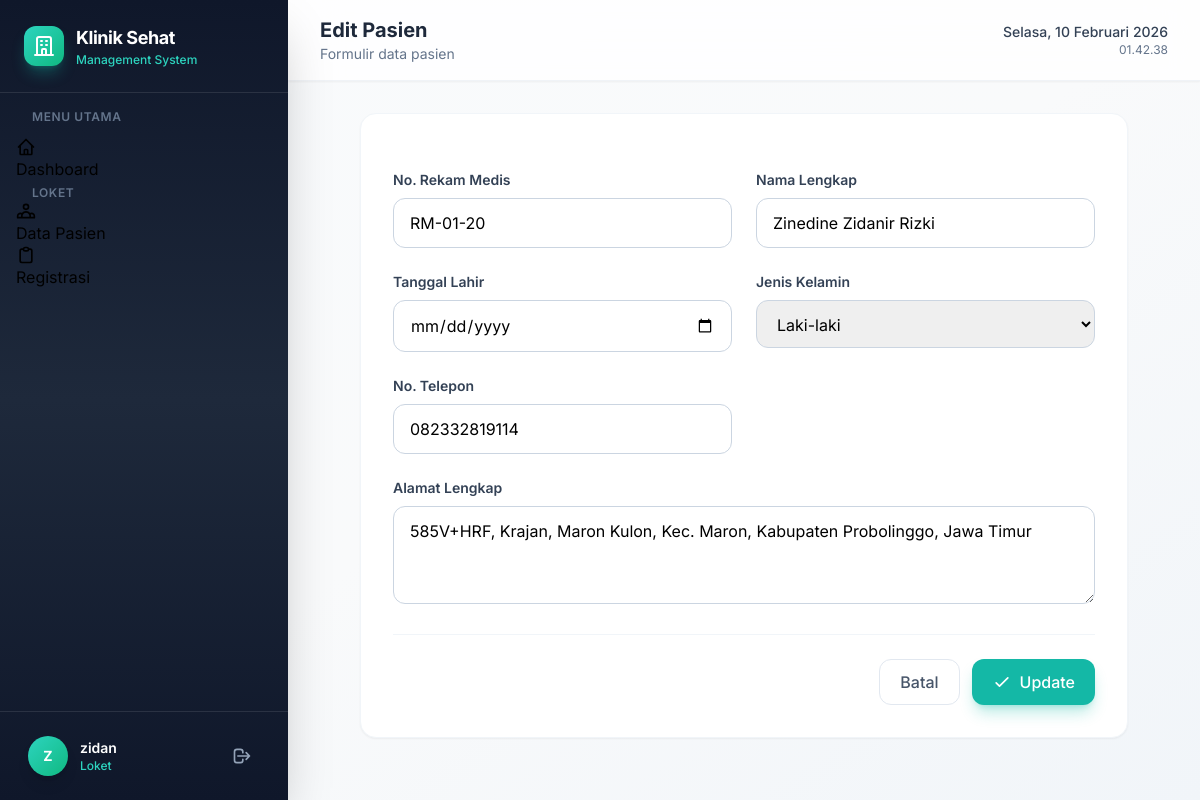
/patients/1/edit/ (signed in), run on the app's committed database.
### clinic_auth/models.py (models this page shows, shortened)
class User(AbstractUser):
    ROLE_CHOICES = [
        ("admin", "Admin"),
        ("loket", "Loket"),
        ("ugd", "UGD"),
        ("dokter", "Dokter"),
        ("farmasi", "Farmasi"),
    ]
    role = models.CharField(max_length=20, choices=ROLE_CHOICES, default="loket")
    phone = models.CharField(max_length=20, blank=True)
    class Meta:
        db_table = "users"

### patients/models.py (models this page shows, shortened)
class Patient(models.Model):
    GENDER_CHOICES = [
        ("L", "Laki-laki"),
        ("P", "Perempuan"),
    ]
    medical_record_number = models.CharField(
        max_length=20, unique=True, verbose_name="No. Rekam Medis"
    )
    name = models.CharField(max_length=100, verbose_name="Nama Lengkap")
    birth_date = models.DateField(verbose_name="Tanggal Lahir")
    gender = models.CharField(
        max_length=10, choices=GENDER_CHOICES, verbose_name="Jenis Kelamin"
    )
    address = models.TextField(verbose_name="Alamat")
    phone = models.CharField(max_length=20, verbose_name="No. Telepon")
    created_at = models.DateTimeField(auto_now_add=True)
    updated_at = models.DateTimeField(auto_now=True)
    class Meta:
        db_table = "patients"
        ordering = ["-created_at"]
        verbose_name = "Pasien"
        verbose_name_plural = "Pasien"

### patients/views.py (the view, shortened to what this page needs)
# urls.py: path("<int:pk>/edit/", views.PatientUpdateView.as_view(), name="patient-update"),
class PatientUpdateView(RoleRequiredMixin, UpdateView):
    allowed_roles = ["loket"]
    model = Patient
    form_class = PatientForm
    template_name = "patients/form.html"
    success_url = reverse_lazy("patient-list")
    def get_context_data(self, **kwargs):
        context = super().get_context_data(**kwargs)
        context["title"] = "Edit Pasien"
        context["action"] = "Update"
        return context

### clinic_auth/mixins.py (called while the page is built)
    def test_func(self):
        if not self.request.user.is_authenticated:
            return False
        if self.request.user.role == "admin":
            return True
        return self.request.user.role in self.allowed_roles

### templates/patients/form.html (shortened to what this page needs)
{% extends 'base.html' %}
{% block page_title %}{{ title }}{% endblock %}
{% block page_subtitle %}Formulir data pasien{% endblock %}
{% block content %}
<div class="max-w-3xl mx-auto">
    <div class="bg-white rounded-2xl p-8 shadow-sm border border-slate-100">
        <form method="post" class="space-y-6">
            <div class="grid grid-cols-1 md:grid-cols-2 gap-6">
                <div class="col-span-1">
                    <label class="block text-sm font-semibold text-slate-700 mb-2">No. Rekam Medis</label>
                    {{ form.medical_record_number }}
                </div>
                <div class="col-span-1">
                    <label class="block text-sm font-semibold text-slate-700 mb-2">Nama Lengkap</label>
                    {{ form.name }}
                </div>
                <div class="col-span-1">
                    <label class="block text-sm font-semibold text-slate-700 mb-2">Tanggal Lahir</label>
                    {{ form.birth_date }}
                </div>
                <div class="col-span-1">
                    <label class="block text-sm font-semibold text-slate-700 mb-2">Jenis Kelamin</label>
                    {{ form.gender }}
                </div>
                <div class="col-span-1">
                    <label class="block text-sm font-semibold text-slate-700 mb-2">No. Telepon</label>
                    {{ form.phone }}
                </div>
                <div class="col-span-full">
                    <label class="block text-sm font-semibold text-slate-700 mb-2">Alamat Lengkap</label>
                    {{ form.address }}
                </div>
            </div>
            <div class="pt-6 flex justify-end gap-3 border-t border-slate-100 mt-6">
                <a href="{% url 'patient-list' %}" class="px-5 py-2.5 rounded-xl text-slate-600 hover:bg-slate-50 border border-slate-200 font-medium transition-colors">
                    Batal
                </a>
                <button type="submit" class="px-5 py-2.5 bg-teal-500 hover:bg-teal-600 text-white rounded-xl font-medium shadow-lg shadow-teal-500/30 transition-all flex items-center gap-2">
                    <svg class="w-5 h-5" fill="none" stroke="currentColor" viewBox="0 0 24 24"><path stroke-linecap="round" stroke-linejoin="round" stroke-width="2" d="M5 13l4 4L19 7"/></svg>
                    {{ action }}
                </button>
            </div>
        </form>
    </div>
</div>
{% endblock %}

### templates/base.html (shortened to what this page needs)
{% load static %}
<!DOCTYPE html>
<html lang="id" class="h-full">
<head>
    <script src="https://cdn.tailwindcss.com"></script>
    <link href="https://cdn.jsdelivr.net/npm/heroicons@2.0.18/heroicons.min.css" rel="stylesheet">
</head>
<body class="h-full bg-gradient-to-br from-slate-50 via-gray-50 to-slate-100">
    {% if user.is_authenticated %}
    <div class="flex h-screen overflow-hidden">
        <aside id="sidebar" class="w-72 bg-gradient-to-b from-slate-900 via-slate-800 to-slate-900 flex flex-col shadow-2xl z-30 transition-all duration-300 flex-shrink-0">
            <div class="p-6 border-b border-white/10">
                <div class="flex items-center gap-3">
                    <div class="w-10 h-10 rounded-xl bg-gradient-to-br from-teal-400 to-emerald-500 flex items-center justify-center shadow-lg shadow-teal-500/30">
                        <svg class="w-6 h-6 text-white" fill="none" stroke="currentColor" viewBox="0 0 24 24">
                            <path stroke-linecap="round" stroke-linejoin="round" stroke-width="2" d="M19 21V5a2 2 0 00-2-2H7a2 2 0 00-2 2v16m14 0h2m-2 0h-5m-9 0H3m2 0h5M9 7h1m-1 4h1m4-4h1m-1 4h1m-5 10v-5a1 1 0 011-1h2a1 1 0 011 1v5m-4 0h4"/>
                        </svg>
                    </div>
                    <div>
                        <h1 class="text-lg font-bold text-white tracking-tight">Klinik Sehat</h1>
                        <p class="text-xs text-teal-400 font-medium">Management System</p>
                    </div>
                </div>
            </div>
            <nav class="flex-1 p-4 space-y-1 overflow-y-auto">
                <p class="text-xs font-semibold text-slate-500 uppercase tracking-wider px-4 mb-3">Menu Utama</p>
                <a href="{% url 'dashboard' %}" class="sidebar-link {% if request.resolver_match.url_name == 'dashboard' %}active{% endif %}">
                    <svg class="w-5 h-5" fill="none" stroke="currentColor" viewBox="0 0 24 24"><path stroke-linecap="round" stroke-linejoin="round" stroke-width="2" d="M3 12l2-2m0 0l7-7 7 7M5 10v10a1 1 0 001 1h3m10-11l2 2m-2-2v10a1 1 0 01-1 1h-3m-6 0a1 1 0 001-1v-4a1 1 0 011-1h2a1 1 0 011 1v4a1 1 0 001 1m-6 0h6"/></svg>
                    Dashboard
                </a>
                {% if user.role == 'admin' or user.role == 'loket' %}
                <p class="text-xs font-semibold text-slate-500 uppercase tracking-wider px-4 mt-6 mb-3">Loket</p>
                <a href="{% url 'patient-list' %}" class="sidebar-link {% if 'patient' in request.resolver_match.url_name %}active{% endif %}">
                    Data Pasien
                </a>
                <a href="{% url 'registration-list' %}" class="sidebar-link {% if 'registration' in request.resolver_match.url_name %}active{% endif %}">
                    <svg class="w-5 h-5" fill="none" stroke="currentColor" viewBox="0 0 24 24"><path stroke-linecap="round" stroke-linejoin="round" stroke-width="2" d="M9 5H7a2 2 0 00-2 2v12a2 2 0 002 2h10a2 2 0 002-2V7a2 2 0 00-2-2h-2M9 5a2 2 0 002 2h2a2 2 0 002-2M9 5a2 2 0 012-2h2a2 2 0 012 2"/></svg>
                    Registrasi
                </a>
                {% endif %}
            </nav>
            <div class="p-4 border-t border-white/10">
                <div class="flex items-center gap-3 px-3 py-2">
                    <div class="w-10 h-10 rounded-full bg-gradient-to-br from-teal-400 to-emerald-500 flex items-center justify-center text-white font-bold text-sm shadow-lg">
                        {{ user.first_name|default:user.username|first|upper }}
                    </div>
                    <div class="flex-1 min-w-0">
                        <p class="text-sm font-semibold text-white truncate">{{ user.get_full_name|default:user.username }}</p>
                        <p class="text-xs text-teal-400 font-medium">{{ user.get_role_display }}</p>
                    </div>
                    <a href="{% url 'logout' %}" class="p-2 rounded-lg text-slate-400 hover:text-red-400 hover:bg-white/10 transition-all" title="Logout">
                        <svg class="w-5 h-5" fill="none" stroke="currentColor" viewBox="0 0 24 24"><path stroke-linecap="round" stroke-linejoin="round" stroke-width="2" d="M17 16l4-4m0 0l-4-4m4 4H7m6 4v1a3 3 0 01-3 3H6a3 3 0 01-3-3V7a3 3 0 013-3h4a3 3 0 013 3v1"/></svg>
                    </a>
                </div>
            </div>
        </aside>
        <div class="flex-1 flex flex-col overflow-hidden">
            <header class="bg-white/80 backdrop-blur-xl border-b border-slate-200/50 px-8 py-4 flex items-center justify-between shadow-sm z-20">
                <div class="flex items-center gap-4">
                    <div>
                        <h2 class="text-xl font-bold text-slate-800">{% block page_title %}Dashboard{% endblock %}</h2>
                        <p class="text-sm text-slate-500">{% block page_subtitle %}Selamat datang di Sistem Manajemen Klinik{% endblock %}</p>
                    </div>
                </div>
                <div class="flex items-center gap-3">
                    <div class="text-right hidden sm:block">
                        <p class="text-sm font-medium text-slate-700" id="current-date"></p>
                        <p class="text-xs text-slate-500" id="current-time"></p>
                    </div>
                </div>
            </header>
            <main class="flex-1 overflow-y-auto p-8">
                {% block content %}{% endblock %}
            </main>
        </div>
    </div>
    {% else %}
        {% block auth_content %}{% endblock %}
    {% endif %}
</body>
</html>

### templates/base.html (style rules this page uses)
* { font-family: 'Inter', system-ui, -apple-system, sans-serif; }
.sidebar-link { @apply flex items-center gap-3 px-4 py-3 rounded-xl text-slate-300 hover:text-white hover:bg-white/10 transition-all duration-200; }
.sidebar-link.active { @apply text-white bg-white/15 shadow-lg shadow-white/5; }

### data on the page
User: first_name|first "Z", get_full_name "zidan", role "Loket"
Patient: medical_record_number "RM-01-20", name "Zinedine Zidanir Rizki", gender "Laki-laki", phone "082332819114", address "585V+HRF, Krajan, Maron Kulon, Kec. Maron, Kabupaten Probolinggo, Jawa Timur"

### other printed values
{{ title }} "Edit Pasien"
{{ action }} "Update"
